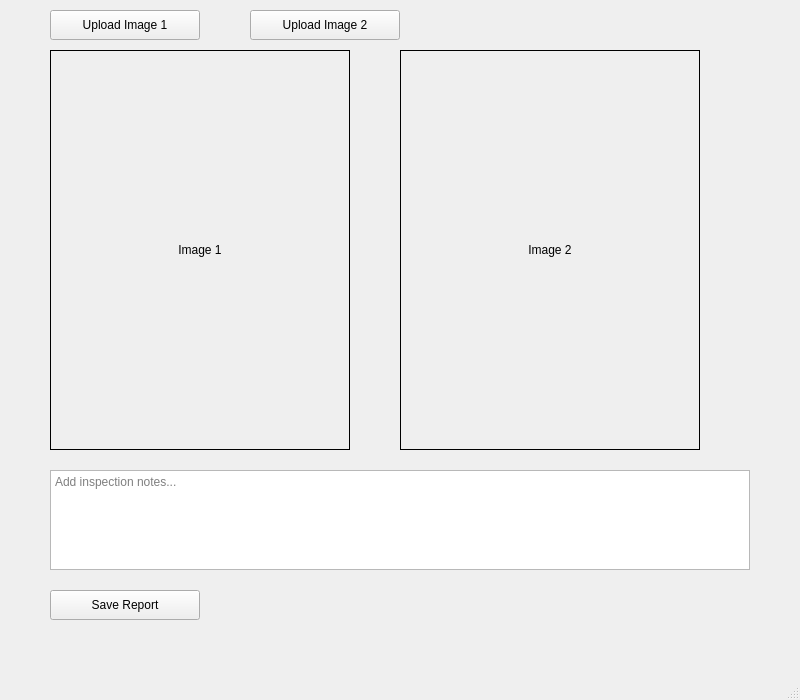
<?xml version="1.0" encoding="UTF-8"?>
<ui version="4.0">
 <class>MainWindow</class>
 <widget class="QMainWindow" name="MainWindow">
  <property name="geometry">
   <rect>
    <x>0</x>
    <y>0</y>
    <width>800</width>
    <height>700</height>
   </rect>
  </property>
  <property name="windowTitle">
   <string>Face Comparison Tool</string>
  </property>
  <widget class="QWidget" name="centralwidget">
   <!-- 上传图像按钮 -->
   <widget class="QPushButton" name="button_upload_image1">
    <property name="geometry">
     <rect>
      <x>50</x>
      <y>10</y>
      <width>150</width>
      <height>30</height>
     </rect>
    </property>
    <property name="text">
     <string>Upload Image 1</string>
    </property>
   </widget>
   <widget class="QPushButton" name="button_upload_image2">
    <property name="geometry">
     <rect>
      <x>250</x>
      <y>10</y>
      <width>150</width>
      <height>30</height>
     </rect>
    </property>
    <property name="text">
     <string>Upload Image 2</string>
    </property>
   </widget>
   <!-- 检材图像显示 -->
   <widget class="QLabel" name="label_image1">
    <property name="geometry">
     <rect>
      <x>50</x>
      <y>50</y>
      <width>300</width>
      <height>400</height>
     </rect>
    </property>
    <property name="text">
     <string>Image 1</string>
    </property>
    <property name="alignment">
     <set>Qt::AlignCenter</set>
    </property>
    <property name="frameShape">
     <enum>QFrame::Box</enum>
    </property>
   </widget>
   <!-- 样本图像显示 -->
   <widget class="QLabel" name="label_image2">
    <property name="geometry">
     <rect>
      <x>400</x>
      <y>50</y>
      <width>300</width>
      <height>400</height>
     </rect>
    </property>
    <property name="text">
     <string>Image 2</string>
    </property>
    <property name="alignment">
     <set>Qt::AlignCenter</set>
    </property>
    <property name="frameShape">
     <enum>QFrame::Box</enum>
    </property>
   </widget>
   <!-- 检验说明输入框 -->
   <widget class="QTextEdit" name="textedit_inspection_notes">
    <property name="geometry">
     <rect>
      <x>50</x>
      <y>470</y>
      <width>700</width>
      <height>100</height>
     </rect>
    </property>
    <property name="placeholderText">
     <string>Add inspection notes...</string>
    </property>
   </widget>
   <!-- 保存检验报告按钮 -->
   <widget class="QPushButton" name="button_save_report">
    <property name="geometry">
     <rect>
      <x>50</x>
      <y>590</y>
      <width>150</width>
      <height>30</height>
     </rect>
    </property>
    <property name="text">
     <string>Save Report</string>
    </property>
   </widget>
  </widget>
  <widget class="QMenuBar" name="menubar"/>
  <widget class="QStatusBar" name="statusbar"/>
 </widget>
</ui>
